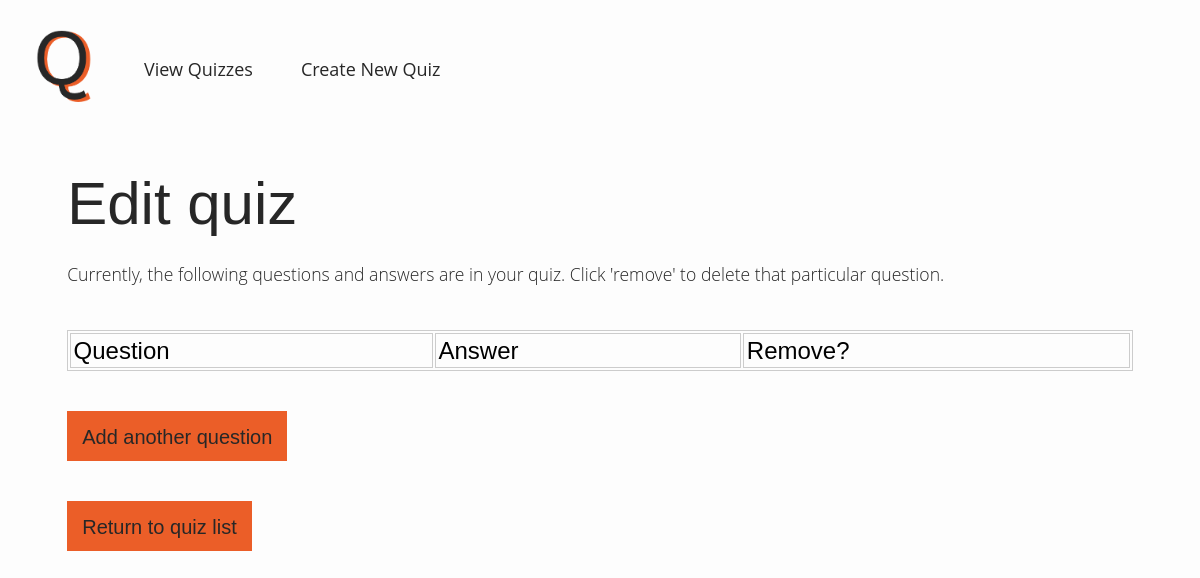
Before: /edit/6 with the older database file.
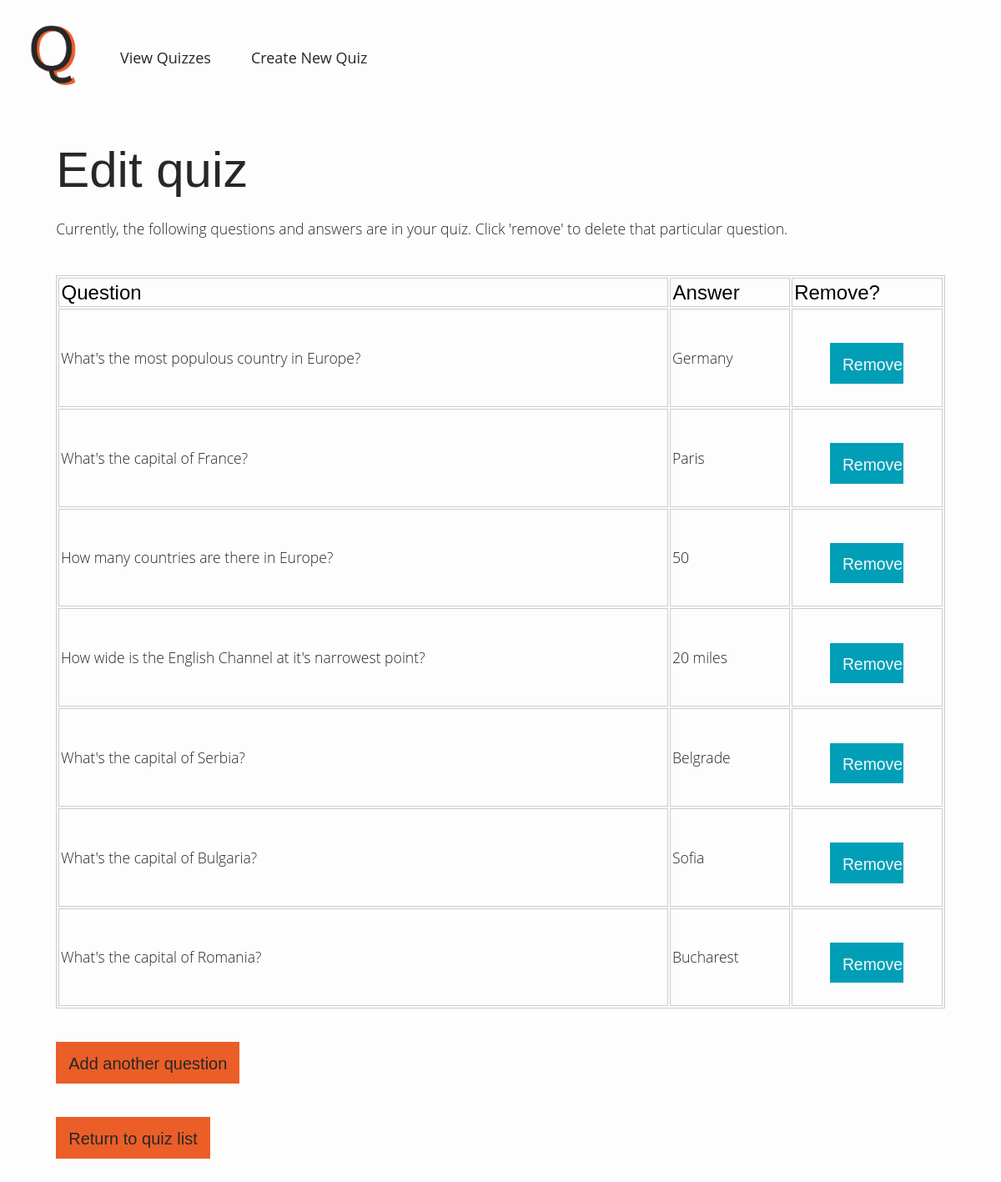
After: the same page with the newer database file.
### app/models.py (models this page shows, shortened)
class Question(db.Model):
    id = db.Column(db.Integer, primary_key=True)
    question = db.Column(db.String(120), index=True, unique=False)
    answer = db.Column(db.String(120), index=True, unique=False)
    quiz_id = db.Column(db.Integer, db.ForeignKey("quiz.id"))

### app/routes.py (the view, shortened to what this page needs)
@app.route("/edit/<quiz_id>", methods=["GET", "POST"])
def edit(quiz_id):
	questions = Question.query.filter(Question.quiz_id==quiz_id)
	return render_template("edit.html", questions=questions, quiz_id=quiz_id)

### app/templates/edit.html (shortened to what this page needs)
{% extends "base.html" %}
{% block body %}
	<div class="quiz">
		<h1>Edit quiz</h1>
		<p class="tagline">Currently, the following questions and answers are in your quiz. Click 'remove' to delete that particular question.</p>
		<table id="edit-question-table">
			<tr>
				<th>Question</th>
				<th>Answer</th>
				<th>Remove?</th>
			</tr>
			{% for question in questions %}
				<tr>
					<td>{{ question.question }}</td>
					<td>{{ question.answer }}</td>
					<td>
						<form method="POST" action="/delete">
							<div id="remove-question">
								<input type="submit" value="Remove">
							</div>
						</form>
					</td>
				</tr>
			{% endfor %}
		</table>
		<button><a href="/add/{{ quiz_id }}">Add another question</a></button><br>
		<button><a href="/">Return to quiz list</a></button><br>
	</div>
{% endblock %}

Changed rows visible on the page:
added Question: question "What's the most populous country in Europe?", answer "Germany"
added Question: question "What's the capital of France?", answer "Paris"
added Question: question "How many countries are there in Europe?", answer "50"
added Question: question "How wide is the English Channel at it's narrowest point?", answer "20 miles"
added Question: question "What's the capital of Serbia?", answer "Belgrade"
added Question: question "What's the capital of Bulgaria?", answer "Sofia"
added Question: question "What's the capital of Romania?", answer "Bucharest"
